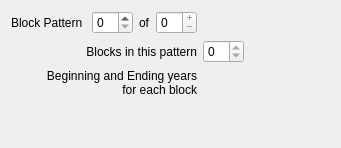
     <widget class="QWidget" name="tab_blocks">
      <attribute name="title">
       <string>Blocks</string>
      </attribute>
      <layout class="QVBoxLayout" name="verticalLayout_7">
       <item>
        <layout class="QGridLayout" name="gridLayout_blocks">
         <item row="0" column="2" colspan="2">
          <widget class="QLabel" name="label_blocks_num_patterns">
           <property name="text">
            <string>of</string>
           </property>
          </widget>
         </item>
         <item row="0" column="7">
          <spacer name="horizontalSpacer_blocks2">
           <property name="orientation">
            <enum>Qt::Horizontal</enum>
           </property>
           <property name="sizeHint" stdset="0">
            <size>
             <width>40</width>
             <height>20</height>
            </size>
           </property>
          </spacer>
         </item>
         <item row="0" column="0">
          <widget class="QLabel" name="label_block_pattern_num">
           <property name="text">
            <string>Block Pattern </string>
           </property>
          </widget>
         </item>
         <item row="0" column="1">
          <widget class="QSpinBox" name="spinBox_block_pattern_num"/>
         </item>
         <item row="0" column="6">
          <spacer name="horizontalSpacer_blocks1">
           <property name="orientation">
            <enum>Qt::Horizontal</enum>
           </property>
           <property name="sizeHint" stdset="0">
            <size>
             <width>40</width>
             <height>20</height>
            </size>
           </property>
          </spacer>
         </item>
         <item row="0" column="4">
          <widget class="QSpinBox" name="spinBox_block_patterns_total">
           <property name="readOnly">
            <bool>true</bool>
           </property>
           <property name="buttonSymbols">
            <enum>QAbstractSpinBox::PlusMinus</enum>
           </property>
          </widget>
         </item>
         <item row="1" column="5">
          <widget class="QSpinBox" name="spinBox_blocks_count">
           <property name="readOnly">
            <bool>true</bool>
           </property>
          </widget>
         </item>
         <item row="2" column="0" colspan="5">
          <widget class="QLabel" name="label_blocks_beg_end_years">
           <property name="text">
            <string>Beginning and Ending years
 for each block</string>
           </property>
           <property name="alignment">
            <set>Qt::AlignRight|Qt::AlignTop|Qt::AlignTrailing</set>
           </property>
          </widget>
         </item>
         <item row="1" column="0" colspan="5">
          <widget class="QLabel" name="label_blocks_per_pattern">
           <property name="text">
            <string>Blocks in this pattern</string>
           </property>
           <property name="alignment">
            <set>Qt::AlignRight|Qt::AlignTrailing|Qt::AlignVCenter</set>
           </property>
          </widget>
         </item>
         <item row="2" column="5" colspan="2">
          <layout class="QVBoxLayout" name="verticalLayout_block_years"/>
         </item>
        </layout>
       </item>
       <item>
        <spacer name="verticalSpacer_6">
         <property name="orientation">
          <enum>Qt::Vertical</enum>
         </property>
         <property name="sizeHint" stdset="0">
          <size>
           <width>20</width>
           <height>40</height>
          </size>
         </property>
        </spacer>
       </item>
      </layout>
     </widget>
